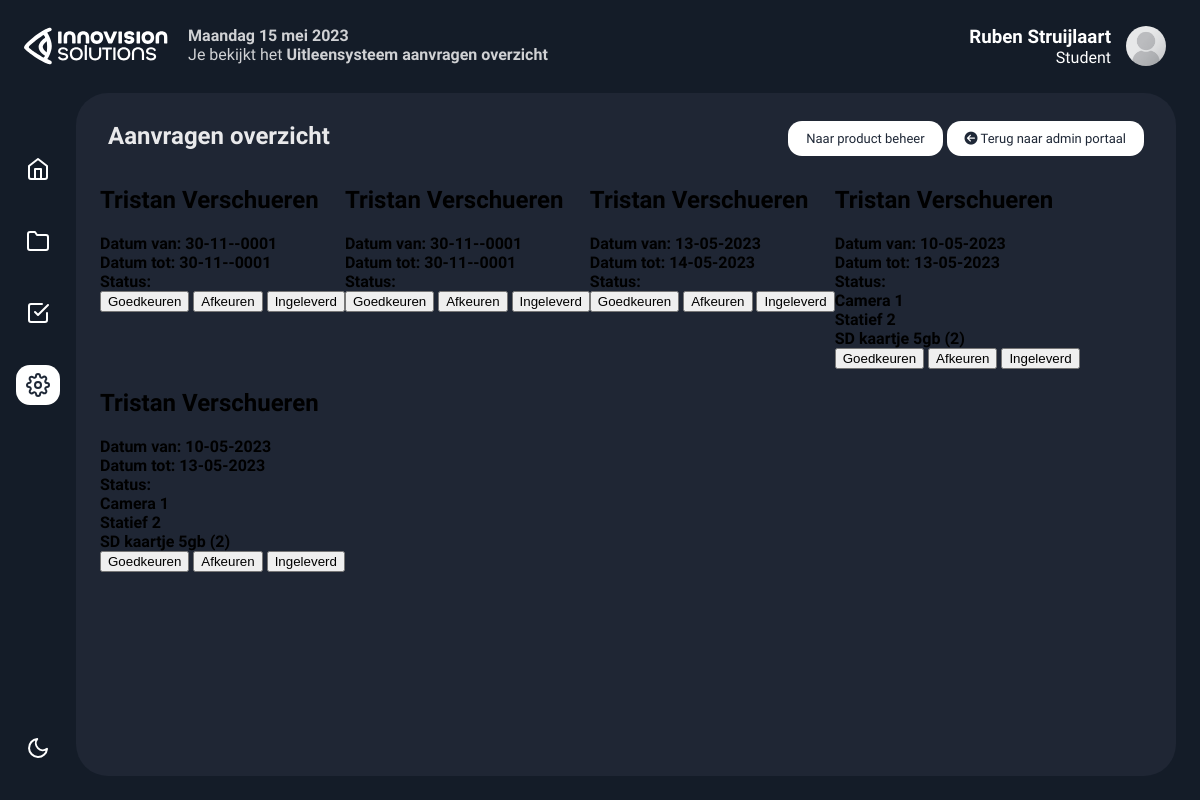
/uitleen_admin_aanvragen_overzicht.php (signed in), run on the app's committed database.
### tables this page shows
CREATE TABLE IF NOT EXISTS `users` (
  `id` int NOT NULL AUTO_INCREMENT,
  `username` varchar(50) NOT NULL,
  `naam` varchar(200) NOT NULL DEFAULT 'Naam Achternaam',
  `email` varchar(200) NOT NULL DEFAULT 'naam@email.com',
  `accounttype` varchar(15) NOT NULL DEFAULT 'Gedeactiveerd',
  `password` varchar(255) NOT NULL,
  PRIMARY KEY (`id`)
);

CREATE TABLE IF NOT EXISTS `aanvragen` (
  `aanvraag_id` int NOT NULL AUTO_INCREMENT,
  `user_id` int NOT NULL,
  `datum_van` date NOT NULL,
  `datum_tot` date NOT NULL,
  `status` int NOT NULL DEFAULT '0',
  `naamaanvraag` text NOT NULL,
  PRIMARY KEY (`aanvraag_id`),
  KEY `aanvragen_user` (`user_id`)
);

CREATE TABLE IF NOT EXISTS `aanvraag_producten` (
  `aanvraag_id` int NOT NULL,
  `product_id` smallint NOT NULL,
  KEY `aanvraag_product_aanvraag` (`aanvraag_id`),
  KEY `aanvraag_product_product` (`product_id`)
);

CREATE TABLE IF NOT EXISTS `producten` (
  `product_id` smallint NOT NULL AUTO_INCREMENT,
  `product_naam` varchar(50) NOT NULL,
  PRIMARY KEY (`product_id`)
);

### config/db_config.php (called while the page is built, shortened)
<?php
$months = [
  'January' => 'januari',
  'February' => 'februari',
  'March' => 'maart',
  'April' => 'april',
  'May' => 'mei',
  'June' => 'juni',
  'July' => 'juli',
  'August' => 'augustus',
  'September' => 'september',
  'October' => 'oktober',
  'November' => 'november',
  'December' => 'december'
];
$weekdays = [
  'Monday' => 'Maandag',
  'Tuesday' => 'Dinsdag',
  'Wednesday' => 'Woensdag',
  'Thursday' => 'Donderdag',
  'Friday' => 'Vrijdag',
  'Saturday' => 'Zaterdag',
  'Sunday' => 'Zondag'
];
$datetime = date('l j F Y');
$datetime = str_replace(array_keys($months),   array_values($months),   $datetime);
$datetime = str_replace(array_keys($weekdays), array_values($weekdays), $datetime);
?>

### model/Database.php (called while the page is built, shortened)
<?php
class Database
{
    function connect () {
        static $conn;
        if ($conn===NULL){
            $servername = "localhost";
            $username = "root";
            $password = "";
            $db = "ivsuitleensysteem";
            $conn = new mysqli($servername, $username, $password, $db);
        }
        return $conn;
    }
}

### model/UitleenAanvraag.php (called while the page is built, shortened)
<?php
require_once("model/Database.php");
class UitleenAanvraag {
    private function connect()
    {
        $this->connection = new Database();
        $this->connection = $this->connection->connect();
        return $this->connection;
    }
	public function getAllAanvragen()
    {
        try {
            $sql = "SELECT * FROM `aanvragen` ORDER BY aanvraag_id DESC LIMIT 30";
            $aanvragen = mysqli_query($this->connect(), $sql);
        }  catch (Exception $e){
            echo $e->getMessage();
            die;
        }
        return $aanvragen;
	}
	public function getAanvraagProducten($aanvraag_id)
    {
        try {
            $sql = $this->connect()->prepare(
                "SELECT aanvraag_producten.product_id, producten.product_naam
                        FROM aanvraag_producten
                        INNER JOIN producten
                        ON aanvraag_producten.product_id = producten.product_id
                        WHERE aanvraag_producten.aanvraag_id = ?");
            $sql->bind_param("i", $aanvraag_id);
            $sql->execute();
            $producten = $sql->get_result();
            $producten = $producten->fetch_all();
        }  catch (Exception $e){
            echo $e->getMessage();
            die;
        }
        return $producten;
	}
}

### model/User.php (called while the page is built, shortened)
<?php
require_once ("model/Database.php");
class User
{
    private function connect(){
        $this->connection = new Database();
        $this->connection = $this->connection->connect();
        return $this->connection;
    }
    public function getUserUsername($userid) {
        try {
            $sql = $this->connect()->prepare("SELECT naam FROM `users` WHERE id = ?");
            $sql->bind_param("i", $userid);
            $sql->execute();
            $username = $sql->get_result();
            $username = $username->fetch_assoc();
            $username = $username['naam'];
        }  catch (Exception $e){
            echo $e->getMessage();
            die;
        }
        return $username;
    }
}

### uitleen_admin_aanvragen_overzicht.php (the view, shortened to what this page needs)
<?php require_once("config/db_config.php");
require_once("model/UitleenAanvraag.php");
require_once("model/User.php");
?>
<!DOCTYPE html>
<html lang="en">
<head>
  <link rel="stylesheet" href="https://cdnjs.cloudflare.com/ajax/libs/normalize/5.0.0/normalize.min.css">
  <link rel="stylesheet" href="style.css">
</head>
<body>
<div class="app-container">
  <div class="app-header">
    <div class="app-header-left">
<div class="item-status" style="margin-top:-5px;">
    <span class="status-type2"> <?php
      echo " <b>" . $datetime . "</b>";?><br>
      Je bekijkt het <b>Uitleensysteem aanvragen overzicht</b></span>
  </div>
  </div>
      <div class="app-header-right">
          <?php
          $persoonlijkepagina = $_SESSION['name'];
          $query = "SELECT * FROM `users` WHERE `username` = '".$persoonlijkepagina."'";
          $rows = mysqli_query($conn, $query);
          while($row = mysqli_fetch_assoc($rows))
          {
              echo'<div class="dropdown" style="float:right;">';
              echo'<div class="headeraccounts">';
              echo'<img src="img/avatar.png" alt="Avatar" class="avatar">';
              echo'<h3> ' , $row["naam"] , '</h3>';
              echo'<p>' , $row["accounttype"] , '</p>';
              echo'</div>';
              echo'<div class="dropdown-content">';
              echo'</div></div>';
          }
          ?>
      </div>
</div>
<div class="app-content">
  <div class="app-sidebar">
  <a href="index.php" class="app-sidebar-link">
    <svg xmlns="http://www.w3.org/2000/svg" width="24" height="24" viewBox="0 0 24 24" fill="none" stroke="currentColor" stroke-width="2" stroke-linecap="round" stroke-linejoin="round" class="feather feather-home">
      <path d="M3 9l9-7 9 7v11a2 2 0 0 1-2 2H5a2 2 0 0 1-2-2z" />
      <polyline points="9 22 9 12 15 12 15 22" />
    </svg>
  </a>
  <a href="projects.php" class="app-sidebar-link">
    <svg xmlns="http://www.w3.org/2000/svg" width="24" height="24" viewBox="0 0 24 24" fill="none" stroke="currentColor" stroke-width="2" stroke-linecap="round" stroke-linejoin="round" class="feather feather-folder">
      <path d="M22 19a2 2 0 0 1-2 2H4a2 2 0 0 1-2-2V5a2 2 0 0 1 2-2h5l2 3h9a2 2 0 0 1 2 2z"></path>
    </svg>
  </a>
  <a href="tickets.php" class="app-sidebar-link">
  </a>
  <a href="admin.php" class="app-sidebar-link active">
  </a>
  <a class="mode-switch" title="Switch Theme">
        <svg class="moon" fill="none" stroke="currentColor" stroke-linecap="round" stroke-linejoin="round" stroke-width="2" width="24" height="24" viewBox="0 0 24 24">
          <defs></defs>
          <path d="M21 12.79A9 9 0 1111.21 3 7 7 0 0021 12.79z"></path>
        </svg>
  </a>
</div>
    <div class="projects-section">
        <div class="projects-section-header">
            <p>Aanvragen overzicht</p>
            <div class="newprojectbutton">
                <a href="uitleen_admin_producten.php"><button> Naar product beheer</button></a>
                <a href="admin.php"><button><i class="fas fa-arrow-circle-left"></i> Terug naar admin portaal</button></a>
            </div>
        </div>
            <div class="uitleenaanvragenoverzichtaanvragen scroll">
                <div class="project-boxes jsGridView">
                    <?php $aanvragen = new UitleenAanvraag();
                    foreach ($aanvragen->getAllAanvragen() as $aanvraag) {
                        $aanvraag['datum_van'] = date("d-m-Y", strtotime($aanvraag['datum_van']));
                        $aanvraag['datum_tot'] = date("d-m-Y", strtotime($aanvraag['datum_tot']));?>
                        <article class="uitleenaanvraag">
                            <?php
                            $naam = new User();
                            $naamaanvraag = $naam->getUserUsername($aanvraag['naamaanvraag']);?>
                            <h2> <?php echo $naamaanvraag ?></h2>
                            <div class="uitleenaanvraagdatums">
                                <b>Datum van: <?php echo $aanvraag['datum_van'] ?></b><br>
                                <b>Datum tot: <?php echo $aanvraag['datum_tot'] ?></b><br>
                                <b>Status: </b>
                            </div>
                            <div class="uitleenaanvraagproducten">
                                <?php $producten = new UitleenAanvraag();
                                foreach ($producten->getAanvraagProducten($aanvraag['aanvraag_id']) as $product) { ?>
                                    <div class="uitleenaanvraagproduct">
                                        <b><?php echo $product[1] ?></b>
                                    </div>
                                <?php } ?>
                            </div>
                            <div class="uitleenaanvraagbuttons">
                                <form action="uitleen_admin_aanvragen_overzicht.php" method="post">
                                    <input type="submit" name="action" class="uitleenaanvraagbutton uitleengoedkeuren" value="Goedkeuren" onclick="return confirm('Wil je deze aanvraag goedkeuren?')">
                                    <input type="submit" name="action" class="uitleenaanvraagbutton uitleenafkeuren" value="Afkeuren" onclick="return confirm('Wil je deze aanvraag afkeuren?')">
                                    <input type="submit" name="action" class="uitleenaanvraagbutton uitleeningeleverd" value="Ingeleverd" onclick="return confirm('Wil je deze aanvraag als ingeleverd markeren?')">
                                </form>
                            </div>
                        </article>
                    <?php } ?>
            </div>
        </div>
  </div>
</div>
</body>
</html>

### style.css (style rules this page uses)
* { box-sizing: border-box; }
:root { --app-container: #141c28; --main-color: #fff; --secondary-color: rgba(255, 255, 255, 0.8); --projects-section: #1f2634; --admin-box-border: rgba(255, 255, 255, 0.1); --link-color: rgb(255, 255, 255); --link-color-hover: #ffffffb2; --link-color-active: #1f2837; --link-color-active-bg: rgb(255, 255, 255); --button-bg: #1f2634; --search-area-bg: #fff; --message-box-hover: #243244; --message-box-border: rgba(255, 255, 255, 0.1); --star: #ffd92c; --light-font: rgba(255, 255, 255, 0.8); --more-list-bg: #2f3142; --more-list-bg-hover: rgba(195, 207, 244, 0.1); --more-list-shadow: rgba(195, 207, 244, 0.1); --message-btn: rgba(195, 207, 244, 0.1); --logo-color: #fff; --tekst-in-button: #1f2837; --modaltekst: #ffffff9d; --select-border: #393939; --select-focus: #101484; --select-arrow: var(--select-border); }
html, body { width: 100%; height: 100vh; margin: 0; }
body { font-family: "Sen", sans-serif; overflow: hidden; display: flex; justify-content: center; background-color: var(--app-container); }
button, a { cursor: pointer; font-family: "Sen", sans-serif; }
.app-container { width: 100%; display: flex; flex-direction: column; height: 100%; background-color: var(--app-container); transition: 0.2s; max-width: 1800px; }
.app-content { display: flex; height: 100%; overflow: hidden; padding: 16px 24px 24px 0; }
.app-header { display: flex; justify-content: space-between; align-items: center; width: 100%; padding: 16px 24px; position: relative; padding-bottom: 0px; }
.app-header-left, .app-header-right { display: flex; align-items: center; }
.app-header-left { flex-grow: 1; }
svg.logo { height: 40px; width: auto; margin-right: 20px; }
.mode-switch { background-color: transparent; border: none; padding: 0; color: var(--main-color); display: flex; justify-content: center; align-items: center; position: absolute; bottom: 40px; }
.app-sidebar { padding: 40px 16px; display: flex; flex-direction: column; align-items: center; }
.app-sidebar-link { color: var(--main-color); margin: 16px 0; transition: 0.2s; border-radius: 14px; flex-shrink: 0; width: 44px; height: 40px; display: flex; justify-content: center; align-items: center; }
.app-sidebar-link.active { background-color: var(--link-color-active-bg); color: var(--link-color-active); }
.projects-section { flex: 2; background-color: var(--projects-section); border-radius: 32px; padding: 32px 32px 0 32px; overflow: hidden; height: 100%; display: flex; flex-direction: column; }
.projects-section-header { display: flex; justify-content: space-between; align-items: center; margin-bottom: 10px; margin-top: -4px; color: var(--main-color); }
.projects-section-header p { font-size: 24px; line-height: 32px; font-weight: 700; opacity: 0.9; margin: 0; margin-top: -5px; color: var(--main-color); }
.item-status { display: flex; flex-direction: row; }
.status-type2 { position: relative; margin-top: 2px; padding-right: 24px; color: var(--secondary-color); }
.project-boxes { margin: 0 -8px; overflow-y: auto; }
.newprojectbutton button { outline: none; padding: 8px 16px; border-radius: 14px; font-size: small; font-weight: 400; background-color: var(--logo-color); color: var(--tekst-in-button); cursor: pointer; border: 2px solid transparent; transition: all 0.4s ease; font-family: "Sen", sans-serif; }
.project-boxes.jsGridView { display: flex; flex-wrap: wrap; margin-bottom: 20px; }
.avatar { vertical-align: middle; width: 40px; height: 40px; border-radius: 50%; }
.headeraccounts { overflow: hidden; min-width: 300px; }
.headeraccounts img { margin-left: 15px; float: right; }
.headeraccounts h3, .headeraccounts p { margin-right: 15px; display: block; margin: 0 0 0 0; text-align: right; color: var(--main-color); }
.dropdown { position: relative; display: inline-block; padding: 10px; }

### data on the page
users: naam "Ruben Struijlaart", accounttype "Student"
aanvragen: naamaanvraag.naam "Tristan Verschueren", datum_van "30-11--0001", datum_tot "30-11--0001"
aanvragen: naamaanvraag.naam "Tristan Verschueren", datum_van "30-11--0001", datum_tot "30-11--0001"
aanvragen: naamaanvraag.naam "Tristan Verschueren", datum_van "13-05-2023", datum_tot "14-05-2023"
aanvragen: naamaanvraag.naam "Tristan Verschueren", datum_van "10-05-2023", datum_tot "13-05-2023"
aanvraag_producten: product.product_naam "Camera 1"
aanvraag_producten: product.product_naam "Statief 2"
aanvraag_producten: product.product_naam "SD kaartje 5gb (2)"
aanvragen: naamaanvraag.naam "Tristan Verschueren", datum_van "10-05-2023", datum_tot "13-05-2023"

### other printed values
$datetime "Maandag 15 mei 2023"
